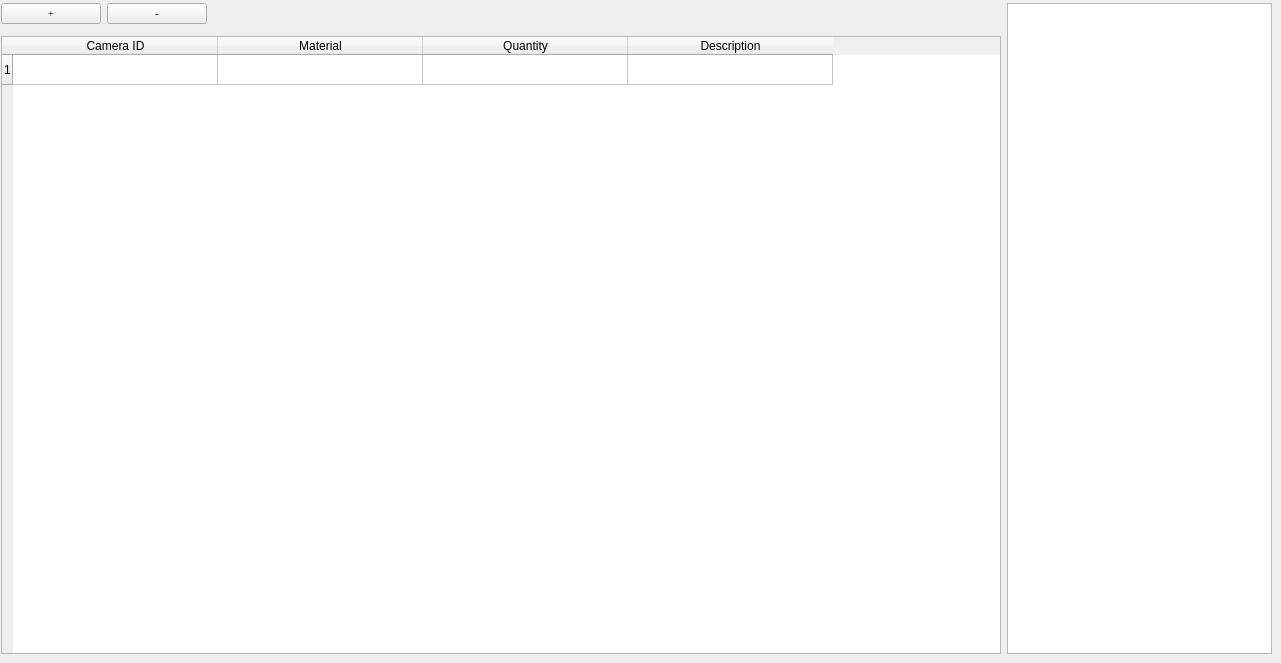
           <widget class="QWidget" name="tab_8">
            <attribute name="title">
             <string>Photo Material</string>
            </attribute>
            <widget class="QWidget" name="layoutWidget">
             <property name="geometry">
              <rect>
               <x>1</x>
               <y>3</y>
               <width>1271</width>
               <height>651</height>
              </rect>
             </property>
             <layout class="QGridLayout" name="gridLayout_12">
              <item row="2" column="0" colspan="4">
               <widget class="QTableWidget" name="tableWidget_photolog_2">
                <property name="sizePolicy">
                 <sizepolicy hsizetype="Expanding" vsizetype="Expanding">
                  <horstretch>0</horstretch>
                  <verstretch>0</verstretch>
                 </sizepolicy>
                </property>
                <property name="minimumSize">
                 <size>
                  <width>1000</width>
                  <height>0</height>
                 </size>
                </property>
                <property name="frameShape">
                 <enum>QFrame::StyledPanel</enum>
                </property>
                <property name="frameShadow">
                 <enum>QFrame::Sunken</enum>
                </property>
                <property name="lineWidth">
                 <number>1</number>
                </property>
                <property name="verticalScrollBarPolicy">
                 <enum>Qt::ScrollBarAsNeeded</enum>
                </property>
                <property name="horizontalScrollBarPolicy">
                 <enum>Qt::ScrollBarAsNeeded</enum>
                </property>
                <property name="editTriggers">
                 <set>QAbstractItemView::AnyKeyPressed|QAbstractItemView::DoubleClicked|QAbstractItemView::EditKeyPressed</set>
                </property>
                <property name="selectionMode">
                 <enum>QAbstractItemView::SingleSelection</enum>
                </property>
                <property name="selectionBehavior">
                 <enum>QAbstractItemView::SelectRows</enum>
                </property>
                <property name="rowCount">
                 <number>1</number>
                </property>
                <property name="columnCount">
                 <number>4</number>
                </property>
                <attribute name="horizontalHeaderDefaultSectionSize">
                 <number>205</number>
                </attribute>
                <attribute name="horizontalHeaderMinimumSectionSize">
                 <number>80</number>
                </attribute>
                <attribute name="verticalHeaderCascadingSectionResizes">
                 <bool>true</bool>
                </attribute>
                <attribute name="verticalHeaderDefaultSectionSize">
                 <number>30</number>
                </attribute>
                <row/>
                <column>
                 <property name="text">
                  <string>Camera ID</string>
                 </property>
                </column>
                <column>
                 <property name="text">
                  <string>Material</string>
                 </property>
                </column>
                <column>
                 <property name="text">
                  <string>Quantity</string>
                 </property>
                </column>
                <column>
                 <property name="text">
                  <string>Description</string>
                 </property>
                </column>
                <item row="0" column="0">
                 <property name="text">
                  <string/>
                 </property>
                </item>
               </widget>
              </item>
              <item row="0" column="4" rowspan="3">
               <widget class="QListWidget" name="iconListWidget_2">
                <property name="sizePolicy">
                 <sizepolicy hsizetype="Expanding" vsizetype="Expanding">
                  <horstretch>0</horstretch>
                  <verstretch>0</verstretch>
                 </sizepolicy>
                </property>
                <property name="minimumSize">
                 <size>
                  <width>0</width>
                  <height>0</height>
                 </size>
                </property>
                <property name="maximumSize">
                 <size>
                  <width>300</width>
                  <height>16777215</height>
                 </size>
                </property>
                <property name="editTriggers">
                 <set>QAbstractItemView::DoubleClicked|QAbstractItemView::EditKeyPressed|QAbstractItemView::SelectedClicked</set>
                </property>
                <property name="dragEnabled">
                 <bool>true</bool>
                </property>
                <property name="dragDropOverwriteMode">
                 <bool>true</bool>
                </property>
                <property name="uniformItemSizes">
                 <bool>true</bool>
                </property>
                <property name="wordWrap">
                 <bool>true</bool>
                </property>
                <property name="selectionRectVisible">
                 <bool>true</bool>
                </property>
                <property name="sortingEnabled">
                 <bool>true</bool>
                </property>
               </widget>
              </item>
              <item row="0" column="0">
               <widget class="QPushButton" name="pushButton_insert_row_photolog_2">
                <property name="sizePolicy">
                 <sizepolicy hsizetype="Expanding" vsizetype="Fixed">
                  <horstretch>0</horstretch>
                  <verstretch>0</verstretch>
                 </sizepolicy>
                </property>
                <property name="minimumSize">
                 <size>
                  <width>0</width>
                  <height>20</height>
                 </size>
                </property>
                <property name="maximumSize">
                 <size>
                  <width>100</width>
                  <height>16777215</height>
                 </size>
                </property>
                <property name="font">
                 <font>
                  <family>Times New Roman</family>
                  <pointsize>8</pointsize>
                  <weight>50</weight>
                  <italic>false</italic>
                  <bold>false</bold>
                 </font>
                </property>
                <property name="text">
                 <string>+</string>
                </property>
               </widget>
              </item>
              <item row="0" column="1">
               <widget class="QPushButton" name="pushButton_remove_row_photolog_2">
                <property name="sizePolicy">
                 <sizepolicy hsizetype="Expanding" vsizetype="Fixed">
                  <horstretch>0</horstretch>
                  <verstretch>0</verstretch>
                 </sizepolicy>
                </property>
                <property name="minimumSize">
                 <size>
                  <width>0</width>
                  <height>20</height>
                 </size>
                </property>
                <property name="maximumSize">
                 <size>
                  <width>100</width>
                  <height>16777215</height>
                 </size>
                </property>
                <property name="font">
                 <font>
                  <family>Times New Roman</family>
                  <pointsize>8</pointsize>
                  <weight>50</weight>
                  <italic>false</italic>
                  <bold>false</bold>
                 </font>
                </property>
                <property name="text">
                 <string>-</string>
                </property>
               </widget>
              </item>
              <item row="0" column="2">
               <spacer name="horizontalSpacer_4">
                <property name="orientation">
                 <enum>Qt::Horizontal</enum>
                </property>
                <property name="sizeHint" stdset="0">
                 <size>
                  <width>40</width>
                  <height>20</height>
                 </size>
                </property>
               </spacer>
              </item>
             </layout>
            </widget>
           </widget>
